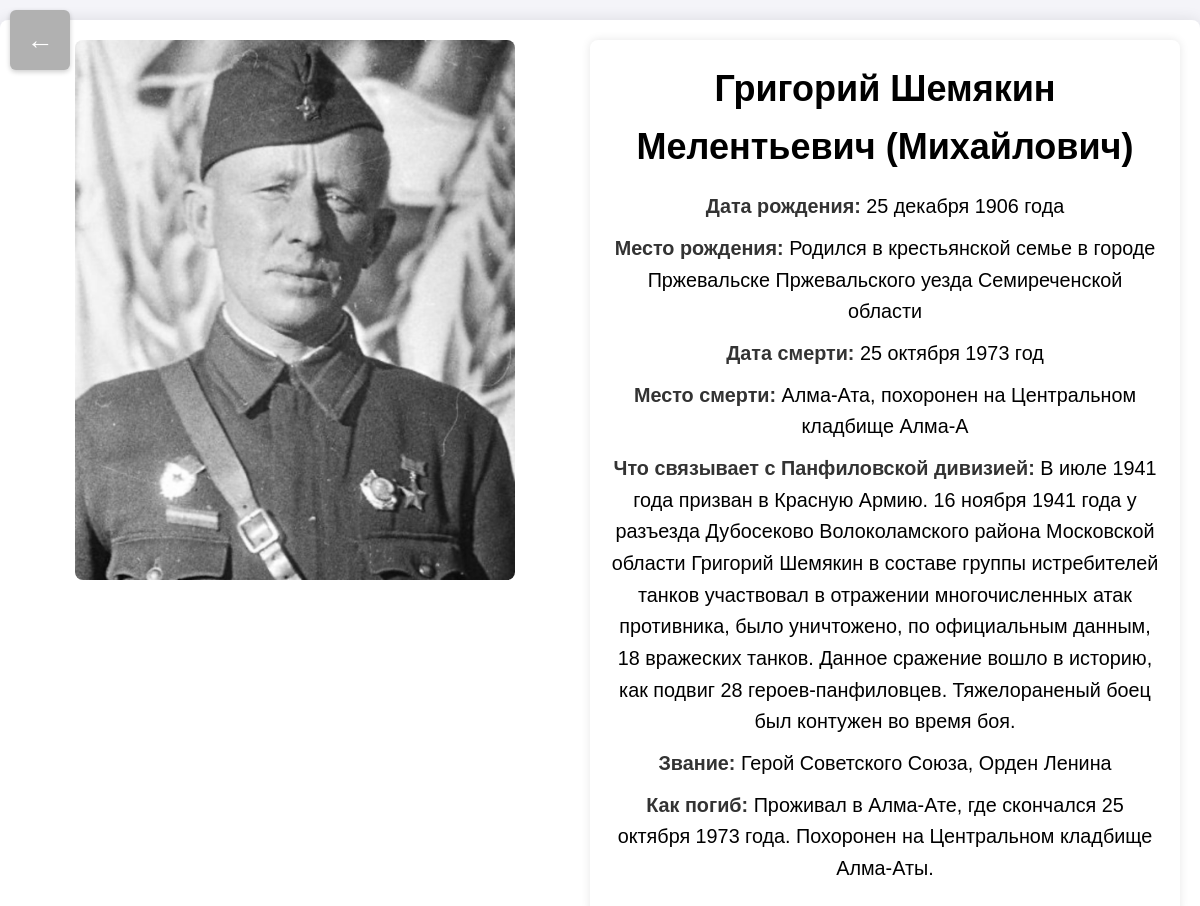
The page /hero/2/ on the database its author committed.
### heroes/models.py (models this page shows, shortened)
class Hero(models.Model):
    last_name = models.CharField(max_length=100)
    first_name = models.CharField(max_length=100)
    patronymic = models.CharField(max_length=100)
    photo = models.ImageField(upload_to='hero_photos/', null=True, blank=True)
    birth_date = models.CharField(max_length=400)
    birth_place = models.CharField(max_length=400, null=True, blank=True)
    death_date = models.CharField(max_length=100)
    death_place = models.CharField(max_length=400, null=True, blank=True)
    connection_to_division = models.TextField(null=True, blank=True)
    rank = models.CharField(max_length=400, null=True, blank=True)
    death_circumstances = models.TextField(null=True, blank=True)

### home/views.py (the view)
# urls.py: path('hero/<int:hero_id>/', views.hero_detail, name='hero_detail'),
def hero_detail(request, hero_id):
    hero = get_object_or_404(Hero, id=hero_id)
    return render(request, 'home/hero_detail.html', {'hero': hero})

### home/templates/home/hero_detail.html (shortened to what this page needs)
{% load static %}
<!DOCTYPE html>
<html lang="ru">
<head>
    <link rel="stylesheet" href="{% static 'css/keyboard.css' %}">
</head>
<body>
<div class="container">
    <a href="{% url 'home' %}" class="back-link"></a>
    <div class="hero-photo">
        {% if hero.photo %}
            <img src="{{ hero.photo.url }}" alt="{{ hero.first_name }} {{ hero.last_name }}">
        {% else %}
            <p><i>Фото отсутствует</i></p>
        {% endif %}
    </div>
    <div class="hero-details">
        <h1>{{ hero.first_name }} {{ hero.last_name }} {% if hero.patronymic %}{{ hero.patronymic }}{% else %}Не указано{% endif %}</h1>
        <p><strong>Дата рождения:</strong> {% if hero.birth_date %}{{ hero.birth_date }}{% else %}Не указана{% endif %}</p>
        <p><strong>Место рождения:</strong> {% if hero.birth_place %}{{ hero.birth_place }}{% else %}Не указано{% endif %}</p>
        <p><strong>Дата смерти:</strong> {% if hero.death_date %}{{ hero.death_date }}{% else %}Не указана{% endif %}</p>
        <p><strong>Место смерти:</strong> {% if hero.death_place %}{{ hero.death_place }}{% else %}Не указано{% endif %}</p>
        <p><strong>Что связывает с Панфиловской дивизией:</strong> {% if hero.connection_to_division %}{{ hero.connection_to_division }}{% else %}Не указано{% endif %}</p>
        <p><strong>Звание:</strong> {% if hero.rank %}{{ hero.rank }}{% else %}Не указано{% endif %}</p>
        <p><strong>Как погиб:</strong> {% if hero.death_circumstances %}{{ hero.death_circumstances }}{% else %}Не указано{% endif %}</p>
    </div>
</div>
</body>
</html>

### static/css/keyboard.css (style rules this page uses)
body { font-family: Arial, sans-serif; margin: 0; padding: 2vh; background-color: rgb(233, 214, 176); text-align: center; font-size: 1.5vw; }
h1 { font-size: 3vw; margin-bottom: 2vh; }
.back-link { position: absolute; top: 10px; left: 10px; width: 60px; height: 60px; background-color: #b1b1b1; display: flex; justify-content: center; align-items: center; text-decoration: none; border-radius: 10%; box-shadow: 0 2px 5px rgba(0, 0, 0, 0.2); transition: background-color 0.3s, box-shadow 0.3s; }
.back-link::before { content: '\2190'; font-size: 1.5em; color: white; }

### home/templates/home/hero_detail.html (style rules this page uses)
body { font-family: Arial, sans-serif; background-color: #f4f4f9; margin: 0; padding: 0; }
.container { display: flex; flex-wrap: wrap; max-width: 100%; margin: 20px auto; padding: 20px; background-color: #ffffff; border-radius: 8px; box-shadow: 0 0 15px rgba(0, 0, 0, 0.1); justify-content: space-between; }
.hero-photo { flex: 1 1 45%; max-width: 50%; margin-right: 20px; text-align: center; }
.hero-photo img { width: 80%; height: auto; object-fit: cover; border-radius: 8px; }
.hero-details { flex: 1 1 45%; padding: 20px; font-size: 1.1em; line-height: 1.6; background-color: #ffffff; border-radius: 8px; box-shadow: 0 0 10px rgba(0, 0, 0, 0.1); }
.hero-details h1 { margin-top: 0; }
.hero-details p { margin: 10px 0; }
.hero-details strong { color: #333; }
.back-link { position: absolute; top: 10px; left: 10px; width: 60px; height: 60px; background-color: #b1b1b1; display: flex; justify-content: center; align-items: center; text-decoration: none; border-radius: 10%; box-shadow: 0 2px 5px rgba(0, 0, 0, 0.2); transition: background-color 0.3s, box-shadow 0.3s; }
.back-link::before { content: '\2190'; font-size: 1.5em; color: white; }

### rows shown on the page
Hero: photo (picture), first_name "Григорий", last_name "Шемякин", patronymic "Мелентьевич (Михайлович)", birth_date "25 декабря 1906 года", birth_place "Родился в крестьянской семье в городе Пржевальске Пржевальского уезда Семиреченской области", death_date "25 октября 1973 год", death_place "Алма-Ата, похоронен на Центральном кладбище Алма-А", connection_to_division "В июле 1941 года призван в Красную Армию. 16 ноября 1941 года у разъезда Дубосеково Волоколамского района Московской области Григорий Шемякин в составе группы истребителей танков участвовал в отражении многочисленных атак противника, было уничтожено, по официальным данным, 18 вражеских танков. Данное сражение вошло в историю, как подвиг 28 героев-панфиловцев. Тяжелораненый боец был контужен во время боя.", rank "Герой Советского Союза, Орден Ленина", death_circumstances "Проживал в Алма-Ате, где скончался 25 октября 1973 года. Похоронен на Центральном кладбище Алма-Аты."
